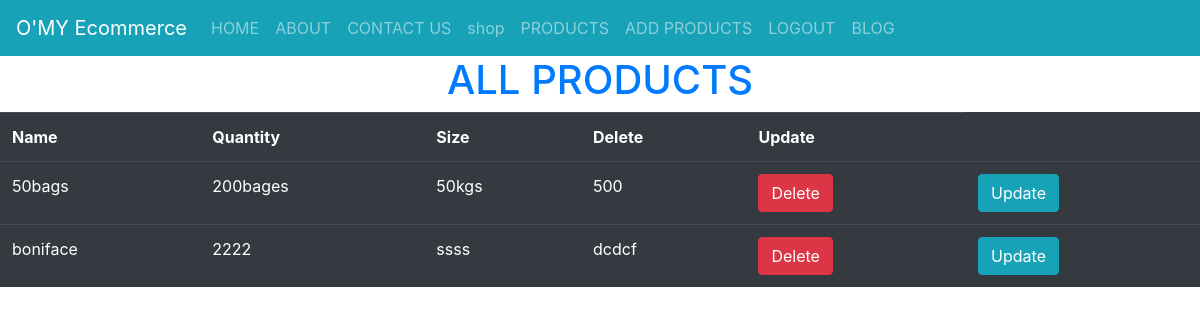
Page /products/ (signed in) on the earlier database version.
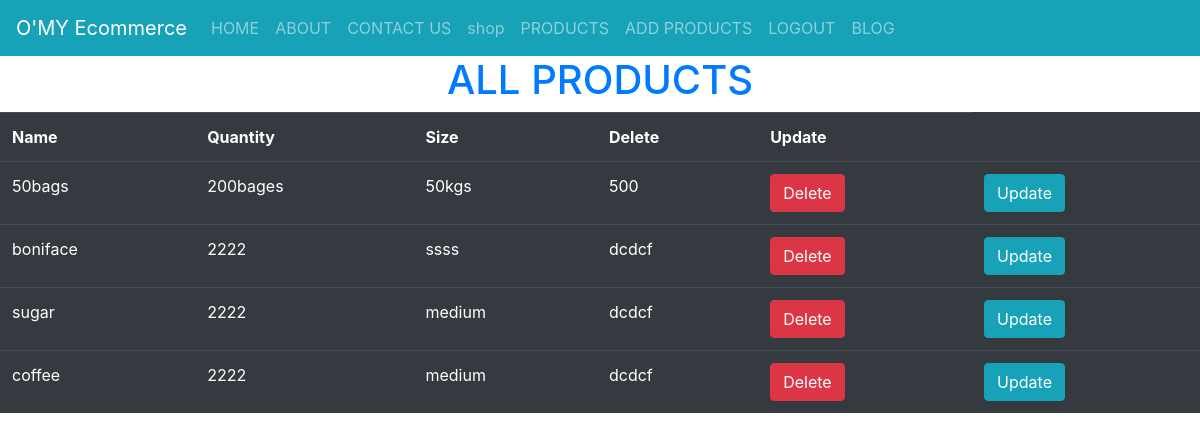
Same page on the later database version.
### morningDjangoHtmlFormsprojects/models.py (models this page shows)
class Products(models.Model):
    name = models.CharField(max_length=30, blank=False, null=False)
    qtty = models.CharField(max_length=30, blank=False, null=False)
    size = models.CharField(max_length=20, blank=False, null=False)
    price = models.CharField(max_length=20, blank=False, null=False)

### morningDjangoHtmlFormsprojects/views.py (the view)
# urls.py: path('products/', user_views.products, name='all-products'),
@login_required()
def products(request):
    all_products = Products.objects.all()
    context = {"all_products": all_products}
    return render(request, 'products.html', context)

### templates/products.html
{% extends 'master.html' %}
{% load static %}
{% block content %}
<div>
<h1 class="text-primary text-center">ALL PRODUCTS</h1>
<table class="table table-dark table-hover">
    <tr>
        <th>Name</th>
        <th>Quantity</th>
        <th>Size</th>
        <th>Delete</th>
        <th>Update</th>
    </tr>
    {% for product in  all_products %}
        <tr>
            <td>{{ product.name }}</td>
            <td>{{ product.qtty }}</td>
            <td>{{ product.size }}</td>
            <td>{{ product.price }}</td>
            <td><a  class="btn btn-danger" href="/delete-product/{{ product.id }}">Delete</a></td>
           <td><a class=" btn btn-info" href="/update-product/{{ product.id }}">Update</a></td>
        </tr>
    {% endfor %}
</table>
</div>
{% endblock %}

Differences in the rows shown:
added Products: name "sugar", qtty "2222", size "medium", price "dcdcf"
added Products: name "coffee", qtty "2222", size "medium", price "dcdcf"
